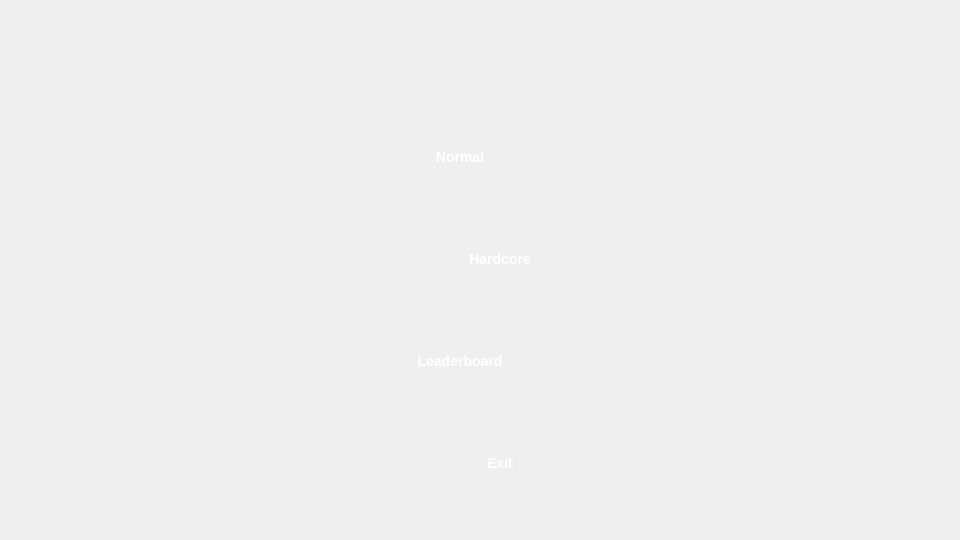
<?xml version="1.0" encoding="UTF-8"?>
<ui version="4.0">
 <class>Dialog</class>
 <widget class="QDialog" name="Dialog">
  <property name="geometry">
   <rect>
    <x>0</x>
    <y>0</y>
    <width>960</width>
    <height>540</height>
   </rect>
  </property>
  <property name="sizePolicy">
   <sizepolicy hsizetype="Fixed" vsizetype="Fixed">
    <horstretch>0</horstretch>
    <verstretch>0</verstretch>
   </sizepolicy>
  </property>
  <property name="minimumSize">
   <size>
    <width>960</width>
    <height>540</height>
   </size>
  </property>
  <property name="maximumSize">
   <size>
    <width>960</width>
    <height>540</height>
   </size>
  </property>
  <property name="windowTitle">
   <string>Space Coon</string>
  </property>
  <property name="autoFillBackground">
   <bool>false</bool>
  </property>
  <property name="styleSheet">
   <string notr="true">QPushButton {
	background-image: url(:/Images/Button.png);
    border-style: none;
	color: #FFFFFF;
    font: bold 14px;
    min-width: 280px;
    max-width: 280px;
    min-height: 86px;
    max-heght: 86px;
padding: 5px;
}</string>
  </property>
  <layout class="QGridLayout" name="gridLayout">
   <item row="1" column="1">
    <widget class="QPushButton" name="pushButtonSinglePlayer">
     <property name="minimumSize">
      <size>
       <width>290</width>
       <height>96</height>
      </size>
     </property>
     <property name="styleSheet">
      <string notr="true"/>
     </property>
     <property name="text">
      <string>Normal</string>
     </property>
    </widget>
   </item>
   <item row="0" column="2" rowspan="8">
    <spacer name="horizontalSpacer_2">
     <property name="orientation">
      <enum>Qt::Horizontal</enum>
     </property>
     <property name="sizeHint" stdset="0">
      <size>
       <width>40</width>
       <height>20</height>
      </size>
     </property>
    </spacer>
   </item>
   <item row="2" column="1">
    <layout class="QHBoxLayout" name="horizontalLayout">
     <item>
      <spacer name="horizontalSpacer_3">
       <property name="orientation">
        <enum>Qt::Horizontal</enum>
       </property>
       <property name="sizeHint" stdset="0">
        <size>
         <width>40</width>
         <height>20</height>
        </size>
       </property>
      </spacer>
     </item>
     <item>
      <widget class="QPushButton" name="pushButtonTwoPlayers">
       <property name="styleSheet">
        <string notr="true">background-image: url(:/Images/Button2.png);</string>
       </property>
       <property name="text">
        <string>Hardcore</string>
       </property>
      </widget>
     </item>
    </layout>
   </item>
   <item row="0" column="1">
    <spacer name="verticalSpacer_2">
     <property name="orientation">
      <enum>Qt::Vertical</enum>
     </property>
     <property name="sizeHint" stdset="0">
      <size>
       <width>20</width>
       <height>40</height>
      </size>
     </property>
    </spacer>
   </item>
   <item row="0" column="0" rowspan="8">
    <spacer name="horizontalSpacer">
     <property name="orientation">
      <enum>Qt::Horizontal</enum>
     </property>
     <property name="sizeHint" stdset="0">
      <size>
       <width>40</width>
       <height>20</height>
      </size>
     </property>
    </spacer>
   </item>
   <item row="4" column="1">
    <layout class="QHBoxLayout" name="horizontalLayout_2">
     <item>
      <spacer name="horizontalSpacer_4">
       <property name="orientation">
        <enum>Qt::Horizontal</enum>
       </property>
       <property name="sizeHint" stdset="0">
        <size>
         <width>40</width>
         <height>20</height>
        </size>
       </property>
      </spacer>
     </item>
     <item>
      <widget class="QPushButton" name="pushButtonExit">
       <property name="styleSheet">
        <string notr="true">background-image: url(:/Images/Button2.png);</string>
       </property>
       <property name="text">
        <string>Exit</string>
       </property>
      </widget>
     </item>
    </layout>
   </item>
   <item row="3" column="1">
    <widget class="QPushButton" name="pushButtonScore">
     <property name="text">
      <string>Leaderboard</string>
     </property>
    </widget>
   </item>
  </layout>
 </widget>
 <resources>
  <include location="SpacePilot.qrc"/>
 </resources>
 <connections/>
</ui>
